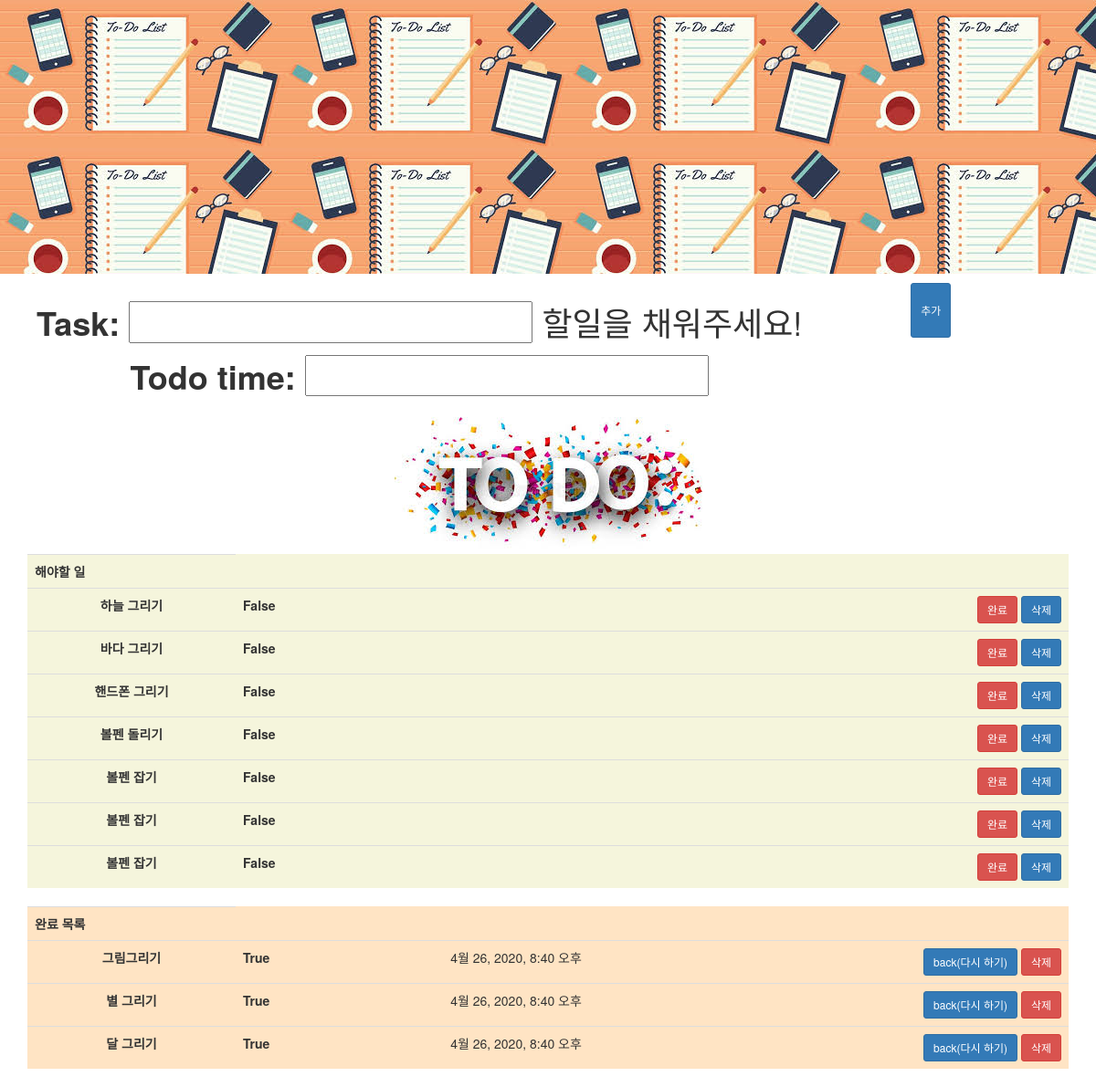
The page / on the database its author committed.
### todo/models.py (models this page shows, shortened)
class Todo(models.Model):
    task = models.CharField(max_length=200,null=False,
        help_text="할일을 채워주세요!")
    is_done = models.BooleanField(default=False)
    Todo_time = models.DateTimeField(
        blank=True, null=True )

### todo/views.py (the view)
# urls.py: path('',todo_view,name="todos"),
def todo_view(request):
    if request.method == "POST":
        form = AddForm(request.POST)
        if form.is_valid():
            form.save()
    form = AddForm()
    todos = Todo.objects.all()
    data={
        "todos" : todos,
        "form": form,
    }
    return render(request,"todo_list.html",data)

### todo/forms.py
class AddForm(forms.ModelForm):
    class Meta:
        model = Todo
        fields = ('task','Todo_time')

### todo/Template/todo_list.html (shortened to what this page needs)
<!DOCTYPE html>
<head>
</head>
<link rel="stylesheet" href="https://maxcdn.bootstrapcdn.com/bootstrap/3.4.1/css/bootstrap.min.css">
<body>
    <div class="profile" style="background-image: url(/static/img/list_image.jpg); width:100%;height:300px;">
</div>
<div class="container">
    <div style="margin: 10px;">
        <form method="post" action="">
            <h1 style="float:left;">{{ form.as_p}}</h1>
            <button class="btn btn-sm btn-primary" style="height:60px;" type="submit">추가</button>
        </form>
    </div>
    <img src="/static/img/Todolist.jpg" style="text-align: left;">
    <table class="table" style="background-color: beige;">
        <th>해야할 일</th>
        {% for todo in todos %}
        <tr>
            {% if todo.is_done == False %}
            <th style="width:20%; text-align: center;">
                {{ todo.task }}
            </th>
            <th style="text-align: left;" class="list_id">
                <b>{{ todo.is_done }}</b>
            </th>
            <td style="width:30%;text-align: right;">
                <a class="btn btn-sm btn-danger" href="{% url 'reload' pk=todo.pk %}">완료</a>
                <a class ="btn btn-sm btn-primary" href="{% url 'todo_del' pk=todo.pk %}">삭제</a>
            </td>
        </tr>
        {% endif %}
        {% endfor %}
    </table>
    <table class="table" style="background-color: bisque;">
        <tr>
            <th>완료 목록</th>
        </tr>
        {% for todo in todos %}
        {% if todo.is_done == True %}
        <tr>
            <th style="width:20%; text-align: center;">
                {{ todo.task }}
            </th>
            <th style="text-align: left;" class="list_id" style="background-color: blue;">
                <b>{{ todo.is_done }}</b>
            </th>
            <td>{{ todo.Todo_time }}</td>
            <td style="text-align: right;">
                <a class ="btn btn-sm btn-primary" href="{% url 'back' pk=todo.pk %}">back(다시 하기)</a>
                <a class="btn btn-sm btn-danger" href="{% url 'todo_del' pk=todo.pk %}">삭제</a>
            </td>
        </tr>
        {% endif %}
        {% endfor %}
    </table>
</div>
</body>

### todo/Template/todo_list.html (style rules this page uses)
.container { text-align: center; }

### rows shown on the page
Todo: task "하늘 그리기", is_done "False"
Todo: task "바다 그리기", is_done "False"
Todo: task "핸드폰 그리기", is_done "False"
Todo: task "볼펜 돌리기", is_done "False"
Todo: task "볼펜 잡기", is_done "False"
Todo: task "볼펜 잡기", is_done "False"
Todo: task "볼펜 잡기", is_done "False"
Todo: task "그림그리기", is_done "True", Todo_time "4월 26, 2020, 8:40 오후"
Todo: task "별 그리기", is_done "True", Todo_time "4월 26, 2020, 8:40 오후"
Todo: task "달 그리기", is_done "True", Todo_time "4월 26, 2020, 8:40 오후"
